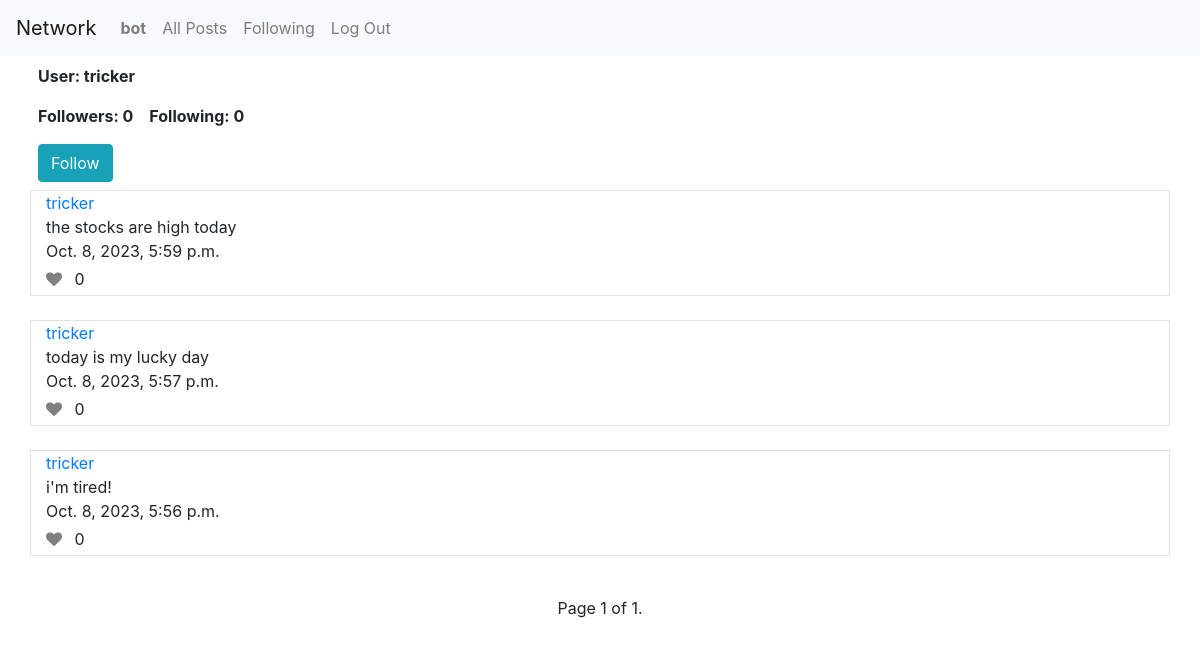
The page /profile/4 (signed in) on the database its author committed.
### network/models.py (models this page shows, shortened)
class User(AbstractUser):
    pass

class Post(models.Model):
    username = models.ForeignKey(User, on_delete=models.CASCADE, related_name="username_post")
    content = models.CharField(max_length=500)
    date = models.DateTimeField(auto_now_add=True)
    like = models.IntegerField(default=0)

### network/views.py (the view)
# urls.py: path("profile/<int:user_id>", views.profile, name="profile"),
def profile(request, user_id):
    user = User.objects.get(pk=user_id)
    num_followers = Follow.objects.filter(user_being_followed=user).count()
    num_following = Follow.objects.filter(follower=user).count()
    following = Follow.objects.filter(follower=request.user)   # get those follows which the curent user is following
    posts = Post.objects.filter(username=user).order_by("-date")
    followable = False
    if not following.filter(user_being_followed=user).exists():    # check if the profile's user exist in those follows
        followable = True
    paginator = Paginator(posts, 10)
    page_number = request.GET.get("page")
    page_obj = paginator.get_page(page_number)
    if request.user.is_authenticated:
        liked_posts = Like.objects.filter(username=request.user).values_list("post", flat=True)
    else:
        liked_posts = []
    return render(request, "network/profile.html", {
        "user": user,
        "num_followers": num_followers,
        "num_following": num_following,
        "following": following,
        "posts": posts,
        "followable": followable,
        "page_obj": page_obj,
        "liked_posts": liked_posts,
    })

### network/templates/network/profile.html (shortened to what this page needs)
{% extends "network/layout.html" %}
{% load static %}
{% block body %}
    <div class="container">
        <div class="row p-2 font-weight-bold">
            User: {{ user }}
        </div>
        <div class="row">
            <div class="col-1.5 p-2 font-weight-bold">
                Followers: {{ num_followers }}
            </div>
            <div class="col p-2 font-weight-bold">
                Following: {{ num_following }}
            </div>
        </div>
    </div>
    {% if request.user != user and followable %}
        <form action="{% url 'follow' user.id%}" method="post">
            <div class="container p-2">
                <button class="btn btn-info" type="submit">Follow</button>
            </div>
        </form>
    {% endif %}
    {% for post in page_obj %}
        <div class="container border">
            <div class="row">
                <div class="col">
                    <a href="{% url 'profile' post.username.id %}">{{ post.username }}</a>
                </div>
            </div>
            <div class="row">
                <div class="col" id="content_{{ post.id }}">
                    {{ post.content }}
                </div>
            </div>
            <div class="row">
                <div class="col">
                    {{ post.date }}
                </div>
            </div>
            <div class="row justify-content-between">
                <div class="col-auto mt-1 mb-1">
                    {% if request.user.is_authenticated %}
                        {% if post.id in liked_posts %}
                            <i class="fa fa-heart" id="like_color_{{ post.id }}" style="color: red; cursor: pointer;" onclick="toggleLike('{{ post.id }}')"></i>
                        {% else %}
                            <i class="fa fa-heart" id="like_color_{{ post.id }}" style="color: gray; cursor: pointer;" onclick="toggleLike('{{ post.id }}')"></i>
                        {% endif %}
                        <span class="ml-2" id="like_count_{{ post.id }}">{{ post.like }}</span>
                    {% endif %}
                </div>
            </div>
        </div><br>
    {% endfor %}
    <div class="static-bottom">
        <div class="text-center">
            Page {{ page_obj.number }} of {{ page_obj.paginator.num_pages }}.
        </div>
    </div>
{% endblock %}

### network/templates/network/layout.html (shortened to what this page needs)
{% load static %}
<!DOCTYPE html>
<html lang="en">
    <head>
        <link rel="stylesheet" href="https://stackpath.bootstrapcdn.com/bootstrap/4.4.1/css/bootstrap.min.css">
        <link href="{% static 'network/styles.css' %}" rel="stylesheet">
        <link rel="stylesheet" href="https://cdnjs.cloudflare.com/ajax/libs/font-awesome/4.7.0/css/font-awesome.min.css">
    </head>
    <body>
        <nav class="navbar navbar-expand-lg navbar-light bg-light">
            <a class="navbar-brand" href="">Network</a>
            <div>
              <ul class="navbar-nav mr-auto">
                {% if user.is_authenticated %}
                    <li class="nav-item">
                        {% if user == request.user %}
                            <a class="nav-link" href="{% url 'profile' user.id %}"><strong>{{ user.username }}</strong></a>
                        {% else %}
                            <a class="nav-link" href="{% url 'profile' request.user.id %}"><strong>{{ request.user.username }}</strong></a>
                        {% endif %}
                    </li>
                {% endif %}
                <li class="nav-item">
                  <a class="nav-link" href="{% url 'index' %}">All Posts</a>
                </li>
                {% if user.is_authenticated %}
                    <li class="nav-item">
                        <a class="nav-link" href="{% url 'following' %}">Following</a>
                    </li>
                    <li class="nav-item">
                        <a class="nav-link" href="{% url 'logout' %}">Log Out</a>
                    </li>
                {% endif %}
              </ul>
            </div>
          </nav>
        <div class="body">
            {% block body %}
            {% endblock %}
        </div>
    </body>
</html>

### rows shown on the page
User: user.username "bot"
User: username "tricker"
Post: username "tricker", content "the stocks are high today", date "Oct. 8, 2023, 5:59 p.m.", like "0"
Post: username "tricker", content "today is my lucky day", date "Oct. 8, 2023, 5:57 p.m.", like "0"
Post: username "tricker", content "i'm tired!", date "Oct. 8, 2023, 5:56 p.m.", like "0"

### other values the page prints
{{ num_followers }} "0"
{{ num_following }} "0"
{{ page_obj.number }} "1"
{{ page_obj.paginator.num_pages }} "1"
